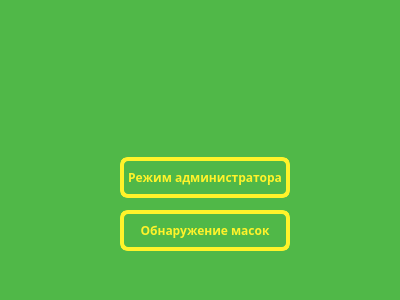
<?xml version="1.0" encoding="UTF-8"?>
<ui version="4.0">
 <class>Dialog</class>
 <widget class="QDialog" name="Dialog">
  <property name="geometry">
   <rect>
    <x>0</x>
    <y>0</y>
    <width>400</width>
    <height>300</height>
   </rect>
  </property>
  <property name="windowTitle">
   <string>Dialog</string>
  </property>
  <property name="styleSheet">
   <string notr="true">background-color: rgb(80, 184, 72);</string>
  </property>
  <widget class="QPushButton" name="pushButton">
   <property name="geometry">
    <rect>
     <x>120</x>
     <y>157</y>
     <width>170</width>
     <height>41</height>
    </rect>
   </property>
   <property name="font">
    <font>
     <family>Arial Black</family>
     <weight>75</weight>
     <bold>true</bold>
    </font>
   </property>
   <property name="autoFillBackground">
    <bool>false</bool>
   </property>
   <property name="styleSheet">
    <string notr="true">border-radius: 8px;
background-color: rgb(80, 184, 72);
border: 4px solid #FFF32A;
color: #FFF32A;
font-weight: bold</string>
   </property>
   <property name="text">
    <string>Режим администратора</string>
   </property>
  </widget>
  <widget class="QPushButton" name="pushButton_2">
   <property name="geometry">
    <rect>
     <x>120</x>
     <y>210</y>
     <width>170</width>
     <height>41</height>
    </rect>
   </property>
   <property name="font">
    <font>
     <family>Arial Black</family>
     <weight>75</weight>
     <bold>true</bold>
    </font>
   </property>
   <property name="styleSheet">
    <string notr="true">border-radius: 8px;
background-color: rgb(80, 184, 72);
border: 4px solid #FFF32A;
color: #FFF32A;
font-weight: bold
</string>
   </property>
   <property name="text">
    <string>Обнаружение масок</string>
   </property>
  </widget>
  <widget class="QLabel" name="label">
   <property name="geometry">
    <rect>
     <x>40</x>
     <y>20</y>
     <width>321</width>
     <height>91</height>
    </rect>
   </property>
   <property name="text">
    <string/>
   </property>
   <property name="pixmap">
    <pixmap>C:/Users/gff10/OneDrive/Рабочий стол/logo_ru.png</pixmap>
   </property>
  </widget>
 </widget>
 <resources/>
 <connections/>
</ui>
